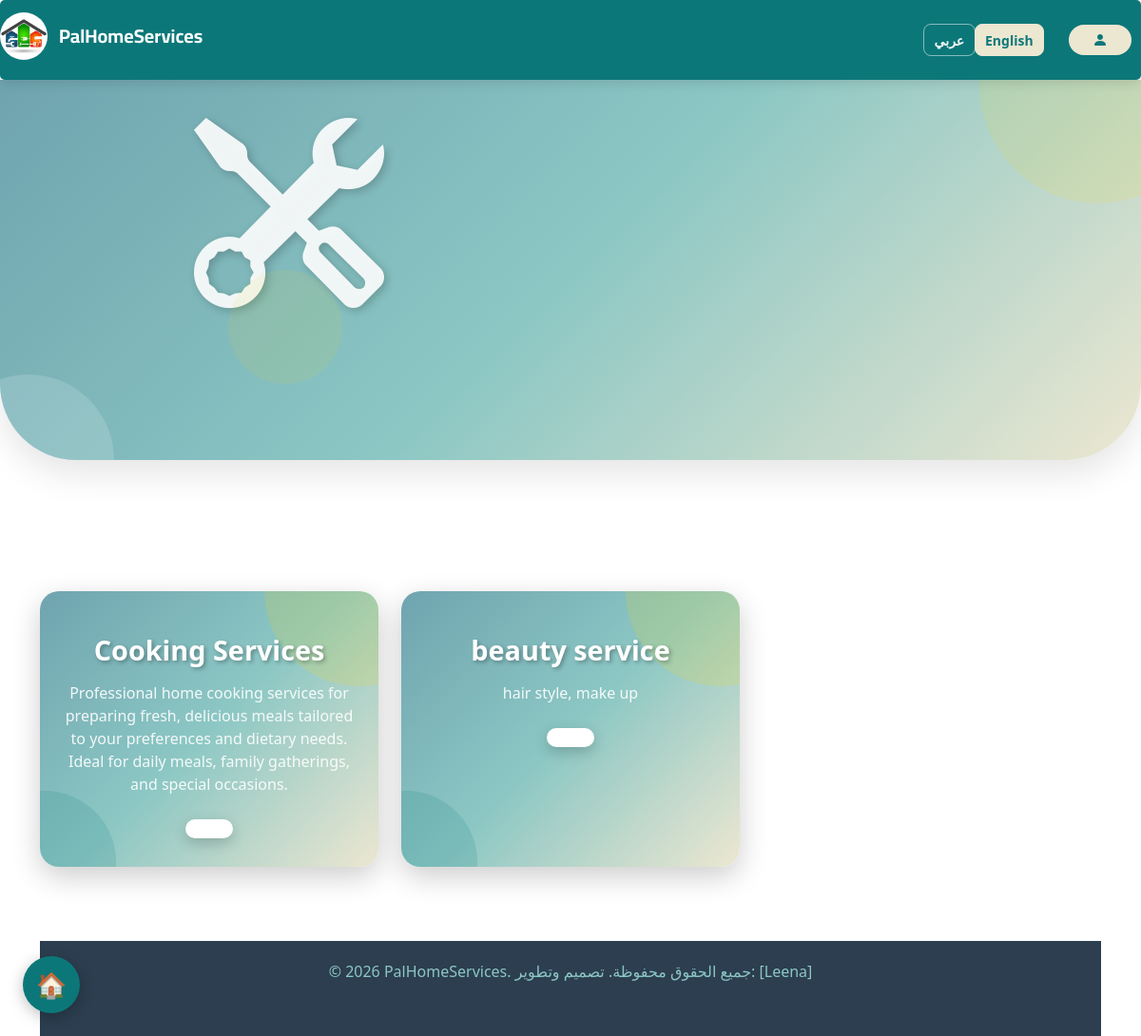
The app's page /category.php with its own data.
### tables this page shows
CREATE TABLE `category` (
  `Category_ID` int(11) NOT NULL,
  `Category_Name` varchar(50) NOT NULL,
  `category_description` text,
  `Category_Name_ar` varchar(50) DEFAULT NULL,
  `Category_Name_en` varchar(50) DEFAULT NULL,
  `category_description_ar` text,
  `category_description_en` text
);

### config.php (called while the page is built, shortened)
<?php
$html_lang = htmlspecialchars($_SESSION['lang'], ENT_QUOTES, 'UTF-8');
$html_dir = $_SESSION['lang'] === 'ar' ? 'rtl' : 'ltr';
if(!function_exists('current_page_lang_url')){
    function current_page_lang_url(string $langCode): string {
        $params = $_GET;
        $params['lang'] = $langCode;
        $query = http_build_query($params);
        $script = basename($_SERVER['PHP_SELF'] ?? 'index.php');
        return $query === '' ? $script : ($script . '?' . $query);
    }
}
?>

### category.php (the view, shortened to what this page needs)
<?php
require "config.php";
include "chatbot.php";
$currentLang = $_SESSION['lang'];
$result=$db->query("SELECT * FROM category");
?>
<!DOCTYPE html>
<html lang="<?php echo $html_lang; ?>" dir="<?php echo $html_dir; ?>">
<head>
    <link href="https://cdn.jsdelivr.net/npm/bootstrap@5.3.2/dist/css/bootstrap.min.css" rel="stylesheet">
    <link rel="stylesheet" href="https://cdn.jsdelivr.net/npm/bootstrap-icons@1.10.5/font/bootstrap-icons.css">
    <link href="navbarStyle.css" rel="stylesheet">
</head>
<body>
<header id="header1">
    <nav class="navbar navbar-expand-lg navbar-dark">
        <h1 class="navbar-brand" href="index.php">
            <img src="iconHome.jpg" alt="Logo" class="rounded-circle" width="50" height="50">
            <span>PalHomeServices</span>
        </h1>
        <div class="collapse navbar-collapse" id="mainNavbar">
            <ul class="navbar-nav ms-auto mb-2 mb-lg-0 align-items-center">
                <li class="nav-item">
                    <a class="nav-link active" href="homePage.php"><?php echo $lang['link']['home-page'] ?></a>
                </li>
                <li class="nav-item">
                    <a class="nav-link" href="category.php"><?php echo $lang['link']['services'] ?></a>
                </li>
                <li class="nav-item">
                    <a class="nav-link" href="aboutAs.php"><?php echo $lang['link']['about_as'] ?></a>
                </li>
                <li class="nav-item">
                    <a class="nav-link" href="#section4"><?php echo $lang['link']['how_work'] ?></a>
                </li>
                <li class="nav-item">
                    <a class="nav-link" href="dashboardCustomer.php"><?php echo $lang['link']['my_booking'] ?></a>
                </li>
                <?php include __DIR__ . '/language_switcher.php'; ?>
                <li class="nav-item ms-lg-3">
                    <?php if (isset($_SESSION['user_id'])): ?>
                        <a href="logout.php" class="nav-link btn-login">Logout</a>
                    <?php else: ?>
                        <a href="loginPage.php" class="nav-link btn-login"><i class="bi bi-person-fill"></i><?php echo $lang['btn']['log_in'] ?></a>
                    <?php endif; ?>
                </li>
            </ul>
        </div>
    </nav>
</header>
    <main>
        <section id="section1"  class="container-fluid">
            <div class="circle-bg"></div>
            <div class="row align-items-center">
            <div  class="col-12 col-md-4 col-lg-6 text-center">
                <span><i class="bi bi-tools"></i></span>
            </div>
            <div class="col-12  col-md-8 col-lg-6">
            </div>
         </div>
        </section>
        <section id="section2" class="container text-center  ">
            <div class="row">
            <div class="col-12 text-center">
               <h2>
               </h2>
            </div>
            <?php while($row = $result->fetch_assoc()){?>
            <div class="col-sm-12 col-md-4 col-lg-4 mb-5">
                    <div class="card h-100  ">
                        <div class="card-body">
                            <h5 class="card-title"><?php
                                    echo $row['Category_Name_' . $currentLang] ?: $row['Category_Name'];?></i></h5>
                            <p class="card-text"><?php
                                    echo $row['category_description_' . $currentLang] ?: $row['category_description'];?>
                            </p>
                            <a href="service.php?id=<?php echo $row['Category_ID']?>" class="btn"><?php echo $lang['btn']['btn-details']?></a>
                        </div>
                    </div>
                </div>
                <?php }?>
            </div>
        </section>
    </main>
    <footer class="container">
        <div id="footerDiv">
                <p class="mb-1">&copy; 2026 PalHomeServices. جميع الحقوق محفوظة. تصميم وتطوير: [Leena]</p>
            </div>
    </footer>
</body>
</html>

### chatbot.php (shortened to what this page needs)
<button id="chatToggleBtn" title="تحدث مع المساعد الذكي">🏠</button>

### language_switcher.php
<?php
$arUrl = htmlspecialchars(current_page_lang_url('ar'), ENT_QUOTES, 'UTF-8');
$enUrl = htmlspecialchars(current_page_lang_url('en'), ENT_QUOTES, 'UTF-8');
$arActive = $_SESSION['lang'] === 'ar' ? ' active' : '';
$enActive = $_SESSION['lang'] === 'en' ? ' active' : '';
?>
<li class="nav-item ms-lg-2 d-flex align-items-center">
    <div class="btn-group btn-group-sm lang-switcher" role="group" aria-label="Language">
        <a class="btn btn-lang<?php echo $arActive; ?>" href="<?php echo $arUrl; ?>">عربي</a>
        <a class="btn btn-lang<?php echo $enActive; ?>" href="<?php echo $enUrl; ?>">English</a>
    </div>
</li>

### navbarStyle.css (style rules this page uses)
.navbar { background-color: #0C7779; position: sticky; top: 0; z-index: 1000; box-shadow: 0 4px 12px rgba(0, 0, 0, 0.1); transition: all 0.3s ease; border-radius: 5px; }
.navbar-brand { display: flex; align-items: center; gap: 12px; font-weight: 700; color: white !important; font-family: 'Cairo', sans-serif; }
.nav-link { color: rgba(255, 255, 255, 0.9) !important; font-weight: 500; margin: 0 10px; position: relative; }
.nav-link::after { content: ''; position: absolute; width: 0; height: 2px; bottom: 0; left: 0; background-color: #ECE7D1; transition: width 0.3s ease; }
.btn-login { background-color: #ECE7D1 !important; color: #0C7779 !important; border-radius: 20px; padding: 8px 25px !important; font-weight: bold; }
.lang-switcher .btn-lang { color: rgba(255, 255, 255, 0.95) !important; border: 1px solid rgba(255, 255, 255, 0.5) !important; background: transparent; font-weight: 600; border-radius: 8px !important; padding: 0.35rem 0.65rem !important; }
.lang-switcher .btn-lang.active { background: #ECE7D1 !important; color: #0C7779 !important; border-color: #ECE7D1 !important; }

### chatbot.php (style rules this page uses)
#chatToggleBtn { position: fixed; bottom: 24px; left: 24px; width: 60px; height: 60px; border-radius: 50%; background: #0C7779; color: white; border: none; cursor: pointer; font-size: 26px; box-shadow: 0 4px 16px rgba(0,0,0,0.25); z-index: 99998; display: flex; align-items: center; justify-content: center; transition: transform 0.2s; }

### category.php (style rules this page uses)
* { margin: 0; padding: 0; box-sizing: border-box; }
html, body { height: 100%; width: 100%; font-family: 'Segoe UI', Tahoma, Geneva, Verdana, sans-serif; }
section { padding: 30px; }
#section1 { background: linear-gradient(135deg, #6FA4AF 0%, #8CC7C4 50%, #ECE7D1 100%); border-radius: 0 0 80px 80px; min-height: 400px; padding: 40px 20px; position: relative; overflow: hidden; box-shadow: 0 15px 35px rgba(0,0,0,0.1); }
#section1::before { content: ''; position: absolute; width: 250px; height: 250px; background: rgba(255,215,0,0.1); border-radius: 50%; top: -120px; right: -80px; animation: floatBg 8s ease-in-out infinite; }
#section1::after { content: ''; position: absolute; width: 180px; height: 180px; background: rgba(255,255,255,0.15); border-radius: 50%; bottom: -90px; left: -60px; animation: floatBg 10s ease-in-out infinite reverse; }
#section1 .circle-bg { position: absolute; width: 120px; height: 120px; background: rgba(255,215,0,0.08); border-radius: 50%; top: 50%; left: 20%; animation: moveCircle 12s linear infinite; }
.bi-tools { font-size: 200px; color: rgba(255,255,255,0.9); text-shadow: 3px 3px 10px rgba(0,0,0,0.2); animation: iconFloat 3s ease-in-out infinite; }
.row h2 { color: #0C7779; padding: 50px; }
.card { border: none; border-radius: 20px; overflow: hidden; transition: all 0.3s ease; position: relative; background: linear-gradient(135deg, #6FA4AF 0%, #8CC7C4 50%, #ECE7D1 100%); box-shadow: 0 10px 30px rgba(0,0,0,0.2); }
.card:nth-child(1) { background: linear-gradient(135deg, #6FA4AF 0%, #8CC7C4 50%, #ECE7D1 100%); }
.card::before { content: ''; position: absolute; width: 200px; height: 200px; background: rgba(255,215,0,0.15); border-radius: 50%; top: -100px; right: -80px; animation: float 6s ease-in-out infinite; }
.card::after { content: ''; position: absolute; width: 150px; height: 150px; background: rgba(12,119,121,0.15); border-radius: 50%; bottom: -70px; left: -70px; animation: float 8s ease-in-out infinite reverse; }
.card-body { position: relative; z-index: 2; padding: 30px 20px; text-align: center; }
.card-title { color: white !important; font-size: 1.8rem; font-weight: bold; margin: 15px 0; text-shadow: 2px 2px 4px rgba(0,0,0,0.3); }
.card-text { color: rgba(255,255,255,0.9); font-size: 1rem; line-height: 1.5; margin-bottom: 25px; }
.card .btn { background: white; color: #0C7779; border: none; padding: 10px 25px; border-radius: 50px; font-weight: bold; transition: all 0.3s ease; box-shadow: 0 5px 15px rgba(0,0,0,0.2); }
.btn { background-color: #0C7779; color: white; }
#footerDiv { text-align: center; background-color: #2C3E50; min-height:100px; color: #8CC7C4; padding: 20px 40px; }

### records on screen
category: Category_Name_en "Cooking Services", category_description_en "Professional home cooking services for preparing fresh, delicious meals tailored to your preferences and dietary needs. Ideal for daily meals, family gatherings, and special occasions."
category: Category_Name_en "beauty service", category_description_en "hair style, make up"
